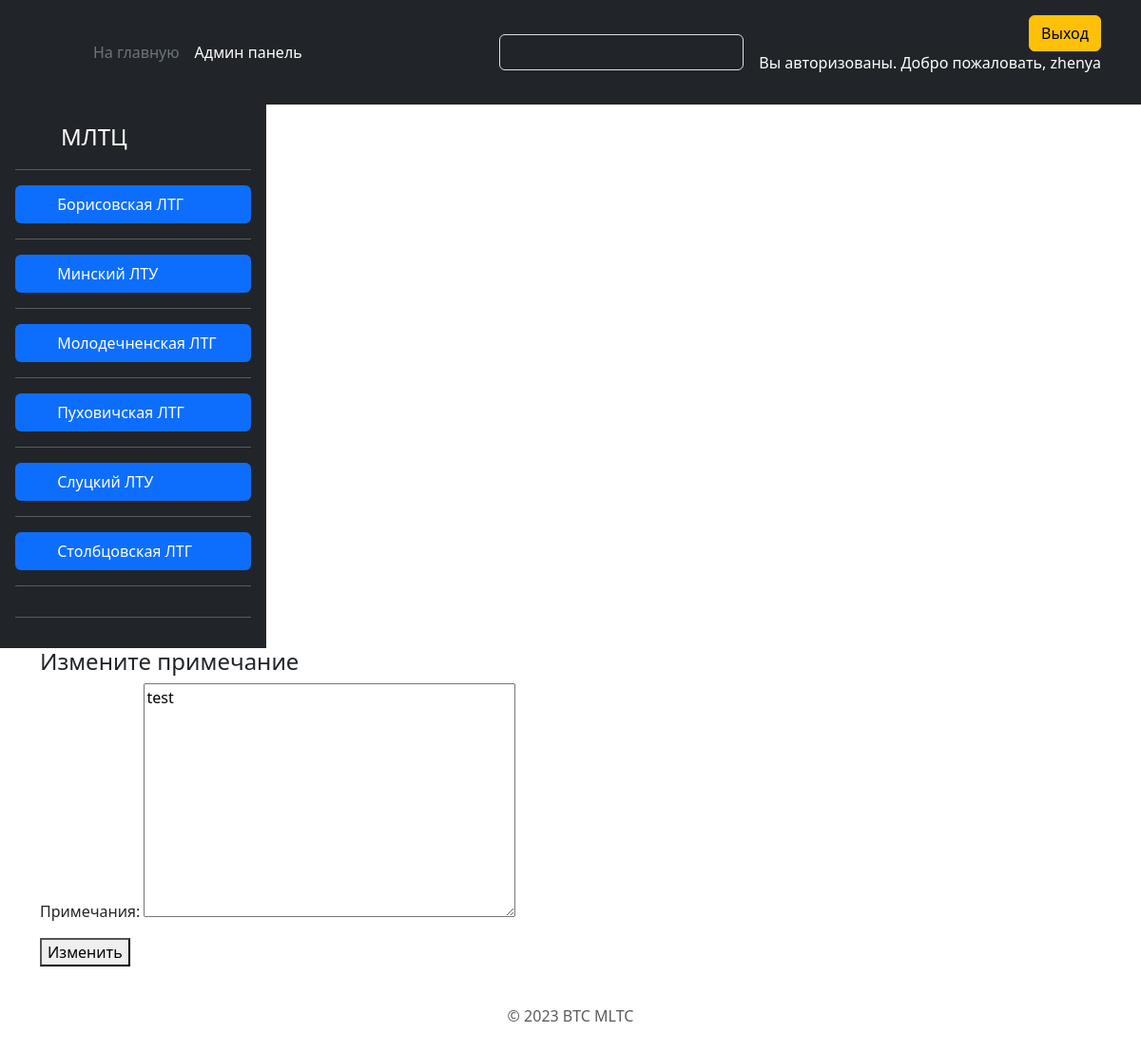
/edit_note/3/ (signed in), run on the app's committed database.
### ats/models.py (models this page shows, shortened)
class Department(models.Model):
    name = models.CharField(max_length=20, verbose_name='Подразделение')
    slug = models.SlugField(max_length=255, unique=True, db_index=True, verbose_name="URL")
    def get_absolute_url(self):
        return reverse('area', kwargs={'dep_slug': self.slug})
    class Meta:
        verbose_name = 'Подразделения'
        verbose_name_plural = 'Подразделения'
        ordering = ['name']

class Note(models.Model):
    description = models.TextField(blank=True, verbose_name='Примечания')
    cable = models.ForeignKey('Cable', on_delete=models.CASCADE, verbose_name='Направление КЛС')
    cross = models.ForeignKey('Cross', on_delete=models.CASCADE, verbose_name='Кросс')
    class Meta:
        verbose_name = 'Примечания'
        verbose_name_plural = 'Примечания'

### ats/views.py (the view)
# urls.py: path('edit_note/<int:note_id>/', NoteUpdateView.as_view(), name='edit_note'),
class NoteUpdateView(LoginRequiredMixin, UpdateView):
    login_url = '/login/'
    redirect_field_name = 'redirect_to'
    model = Note
    template_name = 'ats/edit_note.html'
    context_object_name = 'note'
    fields = ['description']
    def get_object(self, queryset=None):
        return Note.objects.get(id=self.kwargs.get("note_id"))

### ats/templatetags/dep_tag.py (called while the page is built)
@register.simple_tag(name='getdep')
def get_department():
    return Department.objects.all()

### ats/templates/ats/edit_note.html (shortened to what this page needs)
{% extends 'ats/base.html' %}
{% block content %}
    <h4>Измените примечание</h4>
    <form method="post">
        {{ form.as_p }}
        <button type="submit">Изменить</button>
    </form>
{% endblock %}

### ats/templates/ats/base.html (shortened to what this page needs)
{% load static %}
{% load dep_tag %}
<!DOCTYPE html>
<html lang="ru">
<head>
  <link href="https://cdn.jsdelivr.net/npm/bootstrap@5.3.0-alpha3/dist/css/bootstrap.min.css" rel="stylesheet"
>
</head>
<body>
<header class="p-3 text-bg-dark">
  <div class="container">
    <div class="d-flex flex-wrap align-items-center justify-content-center justify-content-lg-start">
      <a href="/" class="d-flex align-items-center mb-2 mb-lg-0 text-white text-decoration-none">
        <svg class="bi me-2" width="40" height="32" role="img" aria-label="Bootstrap">
          <use xlink:href="#bootstrap"></use>
        </svg>
      </a>
      <ul class="nav col-12 col-lg-auto me-lg-auto mb-2 justify-content-center mb-md-0">
        <li><a href="{% url 'home' %}" class="nav-link px-2 text-secondary">На главную</a></li>
        <li><a href="/admin/" class="nav-link px-2 text-white">Админ панель</a></li>
      </ul>
      <form class="col-12 col-lg-auto mb-3 mb-lg-0 me-lg-3" role="search">
        <input type="search" class="form-control form-control-dark text-bg-dark" placeholder="Search..."
               aria-label="Search">
      </form>
      <div class="text-end">
        {% if request.user.is_authenticated %}
          <a href="{% url 'logout' %}">
            <button type="button" class="btn btn-warning">Выход</button>
          </a>
          <p>Вы авторизованы. Добро пожаловать, {{ request.user.username }}</p>
        {% endif %}
      </div>
    </div>
  </div>
</header>
<main class="d-flex flex-wrap">
  {% block lst_department %}
    <div class="d-flex flex-column flex-shrink-0 p-3 text-bg-dark" style="width: 280px;">
      <a href="/" class="d-flex align-items-center mb-3 mb-md-0 me-md-auto text-white text-decoration-none">
        <svg class="bi pe-none me-2" width="40" height="32">
          <use xlink:href="#bootstrap"></use>
        </svg>
        <span class="fs-4">МЛТЦ</span>
      </a>
      <hr>
      <ul class="nav nav-pills flex-column mb-auto">
        {% getdep as list_dep %}
        {% for lst in list_dep %}
          <li class="nav-item">
            <a href="{{ lst.get_absolute_url }}" class="nav-link active" aria-current="page">
              <svg class="bi pe-none me-2" width="16" height="16">
                <use xlink:href="#home"></use>
              </svg>
              {{ lst.name }}
            </a>
          </li>
          <hr>
        {% endfor %}
      </ul>
      <hr>
    </div>
  {% endblock lst_department %}
  <div class="container">
    {% block content %}
    {% endblock %}
  </div>
</main>
<div class="container">
  <footer class="py-3 my-4">
    <p class="text-center text-body-secondary">© 2023 BTC MLTC</p>
  </footer>
</div>
</body>
</html>

### data on the page
Department: name "Борисовская ЛТГ"
Department: name "Минский ЛТУ"
Department: name "Молодечненская ЛТГ"
Department: name "Пуховичская ЛТГ"
Department: name "Слуцкий ЛТУ"
Department: name "Столбцовская ЛТГ"
Note: description "test"

### other printed values
{{ request.user.username }} "zhenya"
